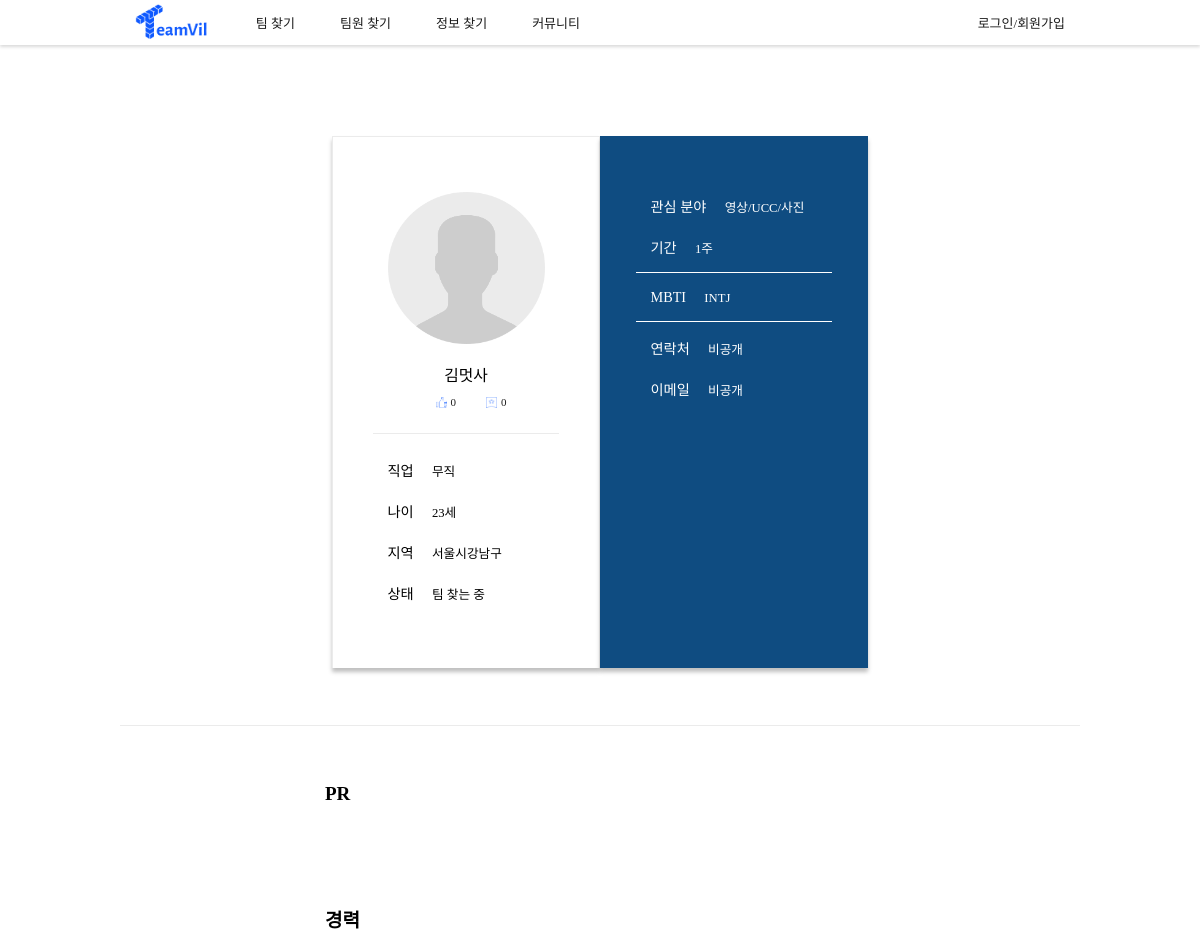
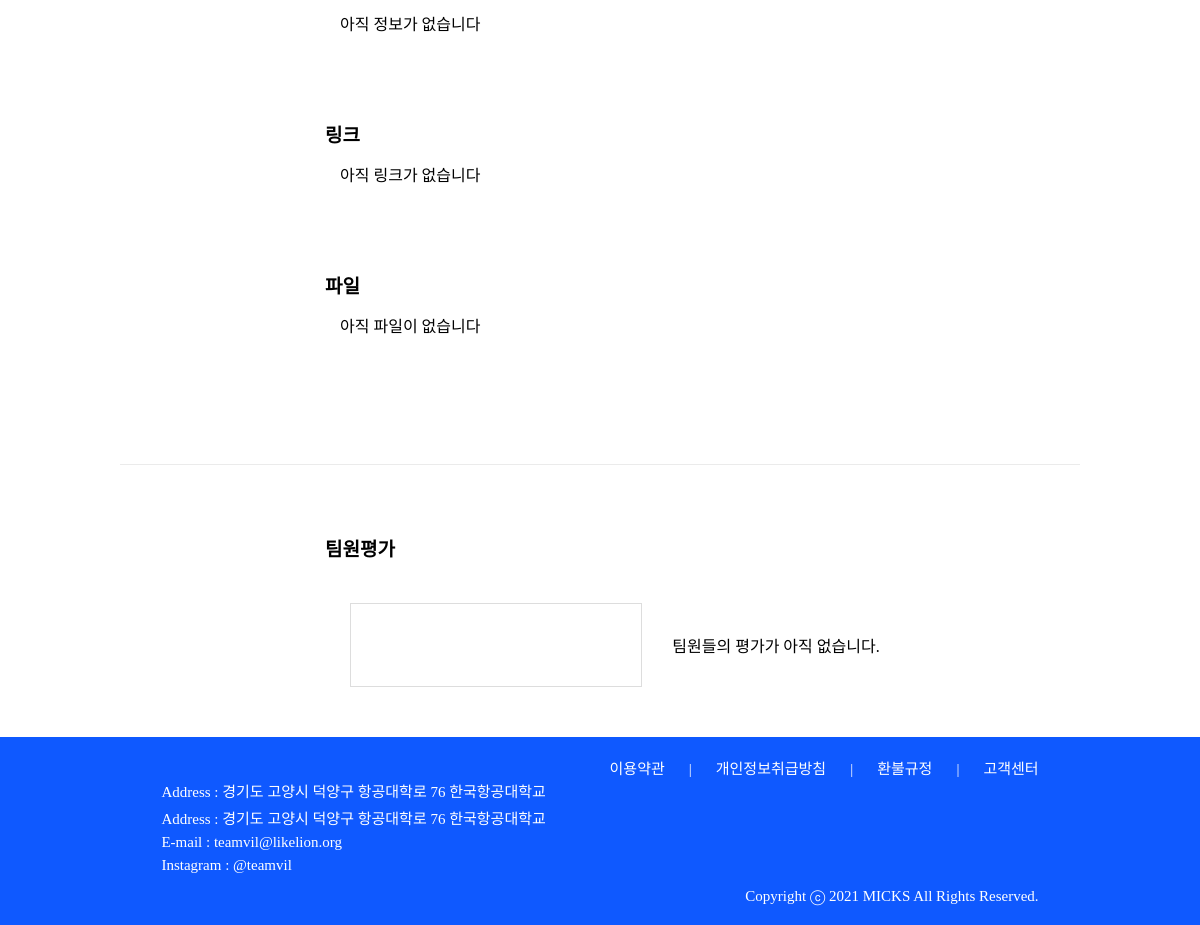
/member/member_detail/145, run on the app's committed database (2 pictures, top to bottom).
### account/models.py (models this page shows, shortened)
class Profile(models.Model):
    user_id = models.ForeignKey(User, on_delete = models.CASCADE, db_column="user_id")
    name = models.CharField(max_length=25)
    mbti_id = models.ForeignKey(Mbti, on_delete = models.CASCADE, db_column="mbti_id")
    mbti_detail = models.CharField(max_length=100, null=True)
    email = models.CharField(max_length=45)
    phone = models.CharField(max_length=15)
    birthday = models.DateField()
    type = models.IntegerField(default=0) # 창업0, 공모전1, 프로젝트2 선호 프로젝트 타입
    region1_id = models.ForeignKey(Region1, on_delete = models.CASCADE, db_column="region1_id")
    region2_id = models.ForeignKey(Region2, on_delete = models.CASCADE, db_column="region2_id")
    openPhone = models.IntegerField()
    openEmail = models.IntegerField()
    term_id = models.ForeignKey(Term, on_delete = models.CASCADE, db_column="term_id")
    field1_id = models.ForeignKey(Field1, on_delete = models.CASCADE, db_column="field1_id")
    field2 = models.CharField(max_length=20)
    state = models.IntegerField()
    job_id = models.ForeignKey(Job, on_delete = models.CASCADE, db_column="job_id")
    education_id = models.ForeignKey(Education, on_delete = models.CASCADE, db_column="education_id", null=True)
    isLink = models.IntegerField()
    isFile = models.IntegerField()
    isCarrer = models.IntegerField()
    pr = models.TextField(null=True)
    register = models.DateTimeField(default=timezone.now)
    photo = models.FileField(null=True)
    isReview = models.IntegerField()
    view_cnt = models.IntegerField(default=0)
    submit = models.IntegerField(default=0)

class Job(models.Model):
    job = models.CharField(max_length=20)

class Term(models.Model):
    term = models.CharField(max_length=20)
    term_type = models.IntegerField()

class Mbti(models.Model):
    mbti = models.CharField(max_length=4)
    mbti_cnt = models.IntegerField(default=0)

### home/models.py (models this page shows, shortened)
class Region1(models.Model):
    region1 = models.CharField(max_length=20)

class Region2(models.Model):
    region1_id = models.ForeignKey(Region1, on_delete = models.CASCADE, db_column="region1_id")
    region2 = models.CharField(max_length=20)

class Field1(models.Model):
    field1 = models.CharField(max_length=20)

### account/views.py (the view)
# urls.py: path('member_detail/<int:profile_id>', views.member_detail, name = "member_detail"),
def member_detail(request, profile_id):
    profile = Profile.objects.get(id = profile_id)
    carrers = User_carrer.objects.filter(user_id = profile.user_id)
    user_links = User_link.objects.filter(user_id = profile.user_id)
    user_files = User_file.objects.filter(user_id = profile.user_id)
    user_review = User_review.objects.filter(to_user_id = profile.user_id).order_by('-id')
    user_review_avg = User_review.objects.filter(to_user_id = profile.user_id).aggregate(Avg('total'))
    user_review_cnt = len(User_review.objects.filter(to_user_id = profile.user_id))
    user_review_1 = len(User_review.objects.filter(to_user_id = profile.user_id, total = 1))
    user_review_2 = len(User_review.objects.filter(to_user_id = profile.user_id, total = 2))
    user_review_3 = len(User_review.objects.filter(to_user_id = profile.user_id, total = 3))
    user_review_4 = len(User_review.objects.filter(to_user_id = profile.user_id, total = 4))
    user_review_5 = len(User_review.objects.filter(to_user_id = profile.user_id, total = 5))
    print(user_review)
    profile.view_cnt +=1
    profile.save()
    user_review_all = [user_review_1, user_review_2, user_review_3, user_review_4, user_review_5]
    return render(request, "member_detail.html", {"profile":profile, "carrers":carrers,
                "user_review": user_review, "user_links": user_links, "user_files": user_files, "user_review_all": user_review_all, "user_review_avg": user_review_avg, "user_review_cnt": user_review_cnt })

### account/templates/member_detail.html (shortened to what this page needs)
<!DOCTYPE html>
<html lang="en">
    {% load static %}
    {% load custom_tags %}
    <head>
        <link rel="stylesheet" href="{% static 'css/base.css' %}">
        <link rel="stylesheet" href="{% static 'css/member_detail.css' %}">
    </head>
    <body>
        {% include 'navbar.html' %}
        <div class="content">
            <div class="member_detail-all">
                <div class="member_detail-container">
                    <div class="member_detail-profile">
                        {% if profile.photo.url is not None %}
                            <img src="{{profile.photo.url}}" class="member_detail-profileimg">
                        {% else %}
                            <img src="{% static 'image/default_profile.png' %}" class="member_detail-profileimg">
                        {% endif %}
                        <div class="member_detail-profile-important">
                            <h1 class="spoqa-regular">{{profile.name}}</h1>
                            <div class="member_detail-like-scrap-container spoqa-light">
                                <a class="member_detail-like-scrap-item">
                                    {% if user.is_authenticated %}
                                        <img class="like-scrap like {% active_like 1 profile.id user.id %}" src="{% static 'image/like-btn-2.png' %}" value="{{profile.user_id.id}}">
                                    {% else %}
                                        <img class="like-scrap like" src="{% static 'image/like-btn-2.png' %}" value="{{profile.user_id.id}}">
                                    {% endif %}
                                    <span>{% get_like_cnt 1 profile.id %}</span>
                                </a>
                                <a class="member_detail-like-scrap-item">
                                    {% if user.is_authenticated %}
                                        <img class="like-scrap scrap {% active_scrap 1 profile.id user.id %}" src="{% static 'image/scrap-btn-2.png' %}" value="{{profile.user_id.id}}">
                                    {% else %}
                                        <img class="like-scrap scrap" src="{% static 'image/scrap-btn-2.png' %}" value="{{profile.user_id.id}}">
                                    {% endif %}
                                    <span>{% get_scrap_cnt 1 profile.id %}</span>
                                </a>
                            </div>
                            <hr class="member_detail-profile-line">
                            <p>
                                <span class="member_detail-profile-title spoqa-regular">직업</span>
                                <span class="member_detail-profile-body spoqa-light">{{profile.job_id.job}}</span>
                            </p>
                            <p>
                                <span class="member_detail-profile-title spoqa-regular">나이</span>
                                <span class="member_detail-profile-body spoqa-light">{% getAge profile.birthday %}세</span>
                            </p>
                            <p>
                                <span class="member_detail-profile-title spoqa-regular">지역</span>
                                <span class="member_detail-profile-body spoqa-light">{{profile.region1_id.region1}}{{profile.region2_id.region2}}</span>
                            </p>
                            <p>
                                <span class="member_detail-profile-title spoqa-regular">상태</span>
                                <span class="member_detail-profile-body spoqa-light">
                                {% if profile.state == 1 %}
                                    팀 찾는 중
                                {% elif profile.state == 2 %}
                                    휴식 중
                                {% else %}
                                    팀 참여 중
                                {% endif %}
                                </span>
                            </p>
                        </div>
                    </div>
                    <div class="member_detail-profiles">
                        <div class="member_detail-profile-more">
                            <p>
                                <span class="member_detail-profile-more-title spoqa-regular">관심 분야</span>
                                <span class="member_detail-profile-more-body spoca-light">{{profile.field1_id.field1}}</span>
                            </p>
                            <p>
                                <span class="member_detail-profile-more-title spoqa-regular">기간</span>
                                <span class="member_detail-profile-more-body spoca-light">{{profile.term_id.term}}</span>
                            </p>
                            <hr class="member_detail-profile-more-line">
                            <p>
                                <span class="member_detail-profile-more-title spoqa-regular">MBTI</span>
                                <span class="member_detail-profile-more-body spoca-light">{{profile.mbti_id.mbti}}</span>
                            </p>
                            <hr class="member_detail-profile-more-line">
                            <p>
                                <span class="member_detail-profile-more-title spoqa-regular">연락처</span>
                                <span class="member_detail-profile-body spoca-light">
                                    {% if profile.open_phone %}
                                    <span>{{profile.phone}}</span>
                                    {% else %}
                                    <span>비공개</span>
                                    {% endif %}
                                </span>
                            </p>
                            <p>
                                <span class="member_detail-profile-more-title spoqa-regular">이메일</span>
                                <span class="member_detail-profile-body spoca-light">
                                    {% if profile.open_email %}
                                    <span>{{profile.email}}</span>
                                    {% else %}
                                    <span>비공개</span>
                                    {% endif %}
                                </span>
                            </p>
                        </div>
                    </div>
                </div>
            </div>
            <hr class="member_detail-profile-middleline">
            <div class="member_detail-profile-etc-container">
                <div class="member_detail-profile-etc">
                    <p class="member_detail-profile-etc-title-pr spoqa-bold">PR</p>
                    <p class="member_detail-profile-etc-title spoqa-bold">경력</p>
                    <p class="member_detail-profile-etc-body spoqa-light">
                    {% if profile.isCarrer %}
                        {% for carrer in carrers %}
                            {{carrer.start_date}} ~ {{carrer.end_date}} | {{carrer.content}}
                        {% endfor %}
                    {% else %}
                    아직 정보가 없습니다
                    {% endif %}
                    </p>
                    <p class="member_detail-profile-etc-title spoqa-bold">링크</p>
                    <p class="member_detail-profile-etc-body spoqa-light">
                    {% if profile.isLink %}
                    {% for user_link in user_links %}
                        <a href="{{user_link.link}}">{{user_link.link}}</a>
                    {% endfor %}
                    {% else %}
                    아직 링크가 없습니다
                    {% endif %}
                    </p>
                    <p class="member_detail-profile-etc-title spoqa-bold">파일</p>
                    <p class="member_detail-profile-etc-body spoqa-light">
                    {% if profile.isFile %}
                    {% for user_file in user_files %}
                        <a href="{{user_file.file}}">{{user_file.file}}</a>
                    {% endfor %}
                    {% else %}
                    아직 파일이 없습니다
                    {% endif %}
                    </p>
                </div>
            </div>
            <hr class="member_detail-profile-middleline">
            <div class="member_detail-profile-rating-container">
                <div class="member_detail-profile-rating">
                    <p class="member_detail-profile-rating-title spoqa-bold">팀원평가</p>
                </div>
            </div>
            <div class="member_detail-rating">
                <div id="chart-container">
                    <div id="chart">
                    </div>
                </div>
                <div class="member_detail-profile-rating-cnt spoqa-light">
                    {% if user_review_avg.total__avg == None %}
                    <p>팀원들의 평가가 아직 없습니다.</p>
                    {% else %}
                    <p>총 {{user_review_cnt}} 명이 참여</p>
                    <p>팀원이 준 평점 평균은 '{{user_review_avg.total__avg|floatformat:"1"}} 점' 입니다</p>
                    {% endif %}
                </div>
            </div>
        </div>
        {% include 'footer.html' %}
    </body>
</html>

### data on the page
Profile: name "김멋사", id+user "0", job_id.job "무직", birthday "23", region1_id.region1 "서울시", region2_id.region2 "강남구", field1_id.field1 "영상/UCC/사진", term_id.term "1주", mbti_id.mbti "INTJ"
